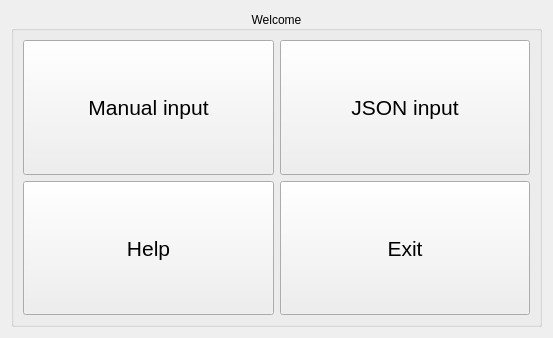
<?xml version="1.0" encoding="UTF-8"?>
<ui version="4.0">
 <class>main_window</class>
 <widget class="QWidget" name="main_window">
  <property name="geometry">
   <rect>
    <x>0</x>
    <y>0</y>
    <width>553</width>
    <height>338</height>
   </rect>
  </property>
  <property name="windowTitle">
   <string>VIPCALs</string>
  </property>
  <layout class="QGridLayout" name="gridLayout">
   <item row="0" column="0">
    <widget class="QGroupBox" name="groupBox">
     <property name="title">
      <string>Welcome</string>
     </property>
     <property name="alignment">
      <set>Qt::AlignmentFlag::AlignCenter</set>
     </property>
     <layout class="QGridLayout" name="gridLayout_2">
      <item row="0" column="0">
       <widget class="QPushButton" name="man_input_btn">
        <property name="sizePolicy">
         <sizepolicy hsizetype="Minimum" vsizetype="Expanding">
          <horstretch>0</horstretch>
          <verstretch>0</verstretch>
         </sizepolicy>
        </property>
        <property name="font">
         <font>
          <pointsize>16</pointsize>
         </font>
        </property>
        <property name="text">
         <string>Manual input</string>
        </property>
       </widget>
      </item>
      <item row="0" column="1">
       <widget class="QPushButton" name="JSON_input_btn">
        <property name="sizePolicy">
         <sizepolicy hsizetype="Minimum" vsizetype="Expanding">
          <horstretch>0</horstretch>
          <verstretch>0</verstretch>
         </sizepolicy>
        </property>
        <property name="font">
         <font>
          <pointsize>16</pointsize>
         </font>
        </property>
        <property name="text">
         <string>JSON input</string>
        </property>
       </widget>
      </item>
      <item row="1" column="0">
       <widget class="QPushButton" name="help_btn">
        <property name="sizePolicy">
         <sizepolicy hsizetype="Minimum" vsizetype="Expanding">
          <horstretch>0</horstretch>
          <verstretch>0</verstretch>
         </sizepolicy>
        </property>
        <property name="font">
         <font>
          <pointsize>16</pointsize>
         </font>
        </property>
        <property name="text">
         <string>Help</string>
        </property>
       </widget>
      </item>
      <item row="1" column="1">
       <widget class="QPushButton" name="exit_btn">
        <property name="sizePolicy">
         <sizepolicy hsizetype="Minimum" vsizetype="Expanding">
          <horstretch>0</horstretch>
          <verstretch>0</verstretch>
         </sizepolicy>
        </property>
        <property name="font">
         <font>
          <pointsize>16</pointsize>
         </font>
        </property>
        <property name="text">
         <string>Exit</string>
        </property>
       </widget>
      </item>
     </layout>
    </widget>
   </item>
  </layout>
 </widget>
 <resources/>
 <connections/>
</ui>
